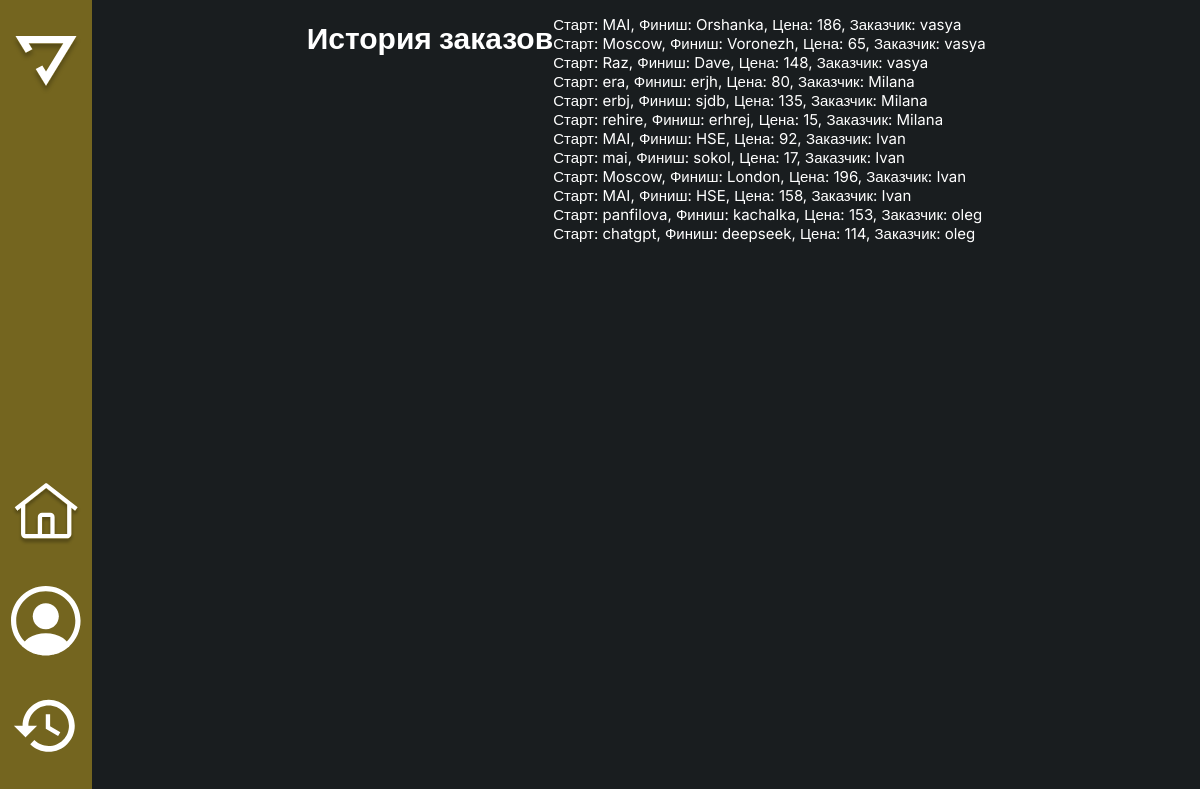
/history_of_driver (signed in), run on the app's committed database.
### app/models.py (models this page shows, shortened)
class Order(db.Model):
    id = db.Column(db.Integer, primary_key=True)
    place_start = db.Column(db.String(140), nullable=False)
    place_end = db.Column(db.String(140), nullable=False)
    price = db.Column(db.String(140), nullable=False)
    order_time = db.Column(db.DateTime, index=True, nullable=True)
    order_taked = db.Column(db.DateTime, index=True, nullable=True)
    order_finished = db.Column(db.DateTime, index=True, nullable=True)
    user_id = db.Column(db.Integer, db.ForeignKey('user.id'))
    driver_id = db.Column(db.Integer, db.ForeignKey('driver.id'), nullable=True)

class User(UserMixin, db.Model):
    id = db.Column(db.Integer, primary_key=True)
    first_name = db.Column(db.String(64), index=True, nullable=False)
    last_name = db.Column(db.String(64), index=True, nullable=False)
    email = db.Column(db.String(128), unique=True, index=True, nullable=False)
    password_hashed = db.Column(db.String(200), nullable=False)
    orders = db.relationship('Order', backref='user', lazy='dynamic')
    role = db.Column(db.String(64), default='user')

### app/routes.py (the view)
@app.route('/history_of_driver')
@login_required('driver')
def history_of_driver():
    user_orders = current_user.orders.all()
    return render_template('history_of_driver.html', title='History', orders=user_orders)

### app/models.py (called while the page is built)
@login.user_loader
def load_user(id):
    driver = Driver.query.get(int(id))
    if driver:
        return driver
    return User.query.get(int(id))

### app/utils.py (called while the page is built)
def login_required(role):
    def wrapper(func):
        @wraps(func)
        def decorated_view(*args, **kwargs):
            if not current_user.is_authenticated:
                return redirect(url_for('choice'))
            if current_user.role != role:
                print(f"Пользователь {current_user.email} имеет роль {current_user.role}, а ожидалось {role}")
                return abort(403)
            print(f"Пользователь {current_user.email} имеет роль {current_user.role}, а ожидалось {role}")
            return func(*args, **kwargs)
        return decorated_view
    return wrapper

### app/templates/history_of_driver.html
{% extends "driver_base.html" %}
{% block content %}
    <h1>История заказов</h1>
    {% if orders %}
        <ul>
            {% for order in orders %}
                <li>Старт: {{ order.place_start }}, Финиш: {{ order.place_end }}, Цена: {{ order.price }}, Заказчик: {{ order.user.first_name }}</li>
            {% endfor %}
        </ul>
    {% else %}
        <p>У вас пока нет завершенных заказов.</p>
    {% endif %}
{% endblock %}

### app/templates/driver_base.html (shortened to what this page needs)
<!DOCTYPE html>
<html lang="ru">
<head>
    <link rel="stylesheet" href="../static/css/style.css">
</head>
<body>
    <div class="choose-order-page">
        <div class="container">
            <div class="content">
                <div class="sidebar">
                    <div class="sidebar-item">
                        <a href="{{url_for('choice')}}">
                            <img class="logo" src="../static/css/images/logo.svg" alt="logo">
                        </a>
                    </div>
                    <div class="sidebar-item">
                        <a href="{{url_for('driver_main')}}">
                            <img class="home-img" src="../static/css/images/home.svg" alt="home">
                        </a>
                        <img class="profile-img" src="../static/css/images/profile.svg" alt="profile">
                        <a href={{url_for('history_of_driver')}}>
                            <img class="history-img" src="../static/css/images/history.svg" alt="history">
                        </a>
                    </div>
                </div>
                <div class="content__main">
                    {% block content %}{% endblock %}
                </div>
            </div>
        </div>
    </div>
</body>
</html>

### app/static/css/style.css (style rules this page uses)
*, *::before, *::after { box-sizing: border-box; }
html, body { margin: 0; padding: 0; height: 100%; }
body { font-family: 'Ubuntu', sans-serif; font-size: 15px; font-weight: 400; color: #212529; }
a { text-decoration: none; color: inherit; }
ul { padding: 0; list-style: none; }
body { background-image:url('images/background.png') ; background-position: center; background-repeat: no-repeat; background-size: 105% 105%; color: #fff; font-family: "Inter", sans-serif; }
.sidebar { width: 100px; background-color: #74651f; display: flex; flex-direction: column; align-items: center; justify-content: space-between; }
.sidebar-item { display: flex; flex-direction: column; align-items: center; }
.sidebar img { width: 70px; margin-bottom: 35px; }
.logo { margin-top: 35px; }
.content { min-height: 100vh; display: flex; }
.content__main { width: 100%; background-color: #191d1f; display: flex; justify-content: center; }

### data on the page
Order: place_start "MAI", place_end "Orshanka", price "186", user.first_name "vasya"
Order: place_start "Moscow", place_end "Voronezh", price "65", user.first_name "vasya"
Order: place_start "Raz", place_end "Dave", price "148", user.first_name "vasya"
Order: place_start "era", place_end "erjh", price "80", user.first_name "Milana"
Order: place_start "erbj", place_end "sjdb", price "135", user.first_name "Milana"
Order: place_start "rehire", place_end "erhrej", price "15", user.first_name "Milana"
Order: place_start "MAI", place_end "HSE", price "92", user.first_name "Ivan"
Order: place_start "mai", place_end "sokol", price "17", user.first_name "Ivan"
Order: place_start "Moscow", place_end "London", price "196", user.first_name "Ivan"
Order: place_start "MAI", place_end "HSE", price "158", user.first_name "Ivan"
Order: place_start "panfilova", place_end "kachalka", price "153", user.first_name "oleg"
Order: place_start "chatgpt", place_end "deepseek", price "114", user.first_name "oleg"
